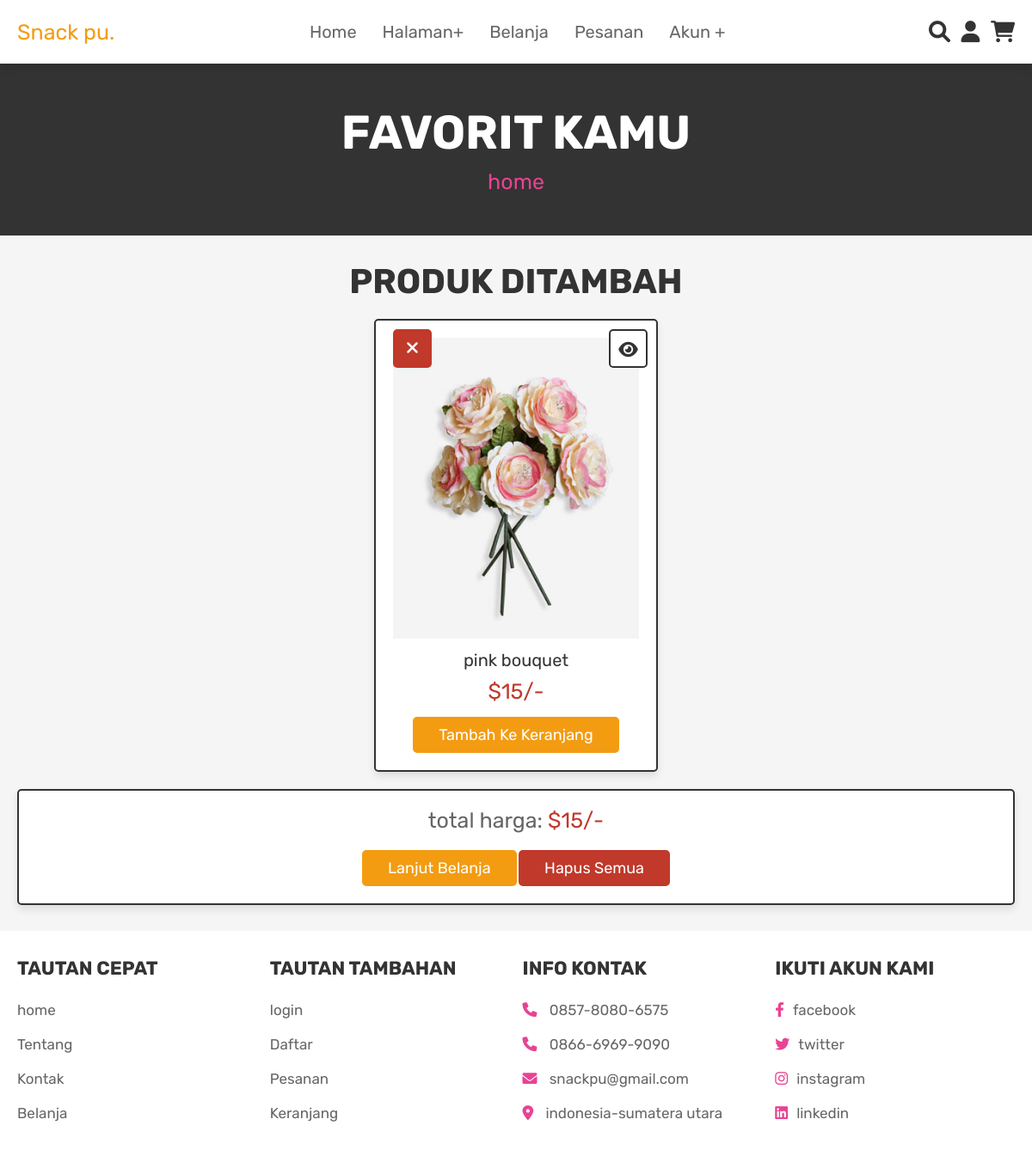
Page /wishlist.php (signed in) on the committed database.
### tables this page shows
CREATE TABLE IF NOT EXISTS `wishlist` (
  `id` int(100) NOT NULL,
  `user_id` int(100) NOT NULL,
  `pid` int(100) NOT NULL,
  `name` varchar(100) NOT NULL,
  `price` int(100) NOT NULL,
  `image` varchar(100) NOT NULL
);

### wishlist.php (the view, shortened to what this page needs)
<?php
@include 'config.php';
$user_id = $_SESSION['user_id'];
?>
<!DOCTYPE html>
<html lang="en">
<head>
   <link rel="stylesheet" href="https://cdnjs.cloudflare.com/ajax/libs/font-awesome/6.0.0/css/all.min.css">
   <link rel="stylesheet" href="css/style.css">
</head>
<body>
<?php @include 'header.php'; ?>
<section class="heading">
    <h3>Favorit kamu</h3>
    <p> <a href="home.php">home</a> </p>
</section>
<section class="wishlist">
    <h1 class="title">produk ditambah</h1>
    <div class="box-container">
    <?php
        $grand_total = 0;
        $select_wishlist = mysqli_query($conn, "SELECT * FROM `wishlist` WHERE user_id = '$user_id'") or die('query failed');
        if(mysqli_num_rows($select_wishlist) > 0){
            while($fetch_wishlist = mysqli_fetch_assoc($select_wishlist)){
    ?>
    <form action="" method="POST" class="box">
        <a href="wishlist.php?delete=<?php echo $fetch_wishlist['id']; ?>" class="fas fa-times" onClick="return confirm('delete this from wishlist?');"></a>
        <a href="view_page.php?pid=<?php echo $fetch_wishlist['pid']; ?>" class="fas fa-eye"></a>
        <img src="uploaded_img/<?php echo $fetch_wishlist['image']; ?>" alt="" class="image">
        <div class="name"><?php echo $fetch_wishlist['name']; ?></div>
        <div class="price">$<?php echo $fetch_wishlist['price']; ?>/-</div>
        <input type="submit" value="tambah ke keranjang" name="add_to_cart" class="btn">
    </form>
    <?php
    $grand_total += $fetch_wishlist['price'];
        }
    }else{
        echo '<p class="empty">favorit kamu kosong!</p>';
    }
    ?>
    </div>
    <div class="wishlist-total">
        <p>total harga: <span>$<?php echo $grand_total; ?>/-</span></p>
        <a href="shop.php" class="option-btn">Lanjut belanja</a>
        <a href="wishlist.php?delete_all" class="delete-btn <?php echo ($grand_total > 1)?'':'disabled' ?>" onClick="return confirm('delete all from wishlist?');">Hapus semua</a>
    </div>
</section>
<?php @include 'footer.php'; ?>
</body>
</html>

### css/style.css (style rules this page uses)
:root { --pink:#e84393; --red:#c0392b; --orange:#f39c12; --black:#333; --white:#fff; --light-color:#666; --light-white:#ccc; --light-bg:#f5f5f5; --border:.2rem solid var(--black); --box-shadow:0 .5rem 1rem rgba(0,0,0,.1); }
* { font-family: 'Rubik', sans-serif; margin:0; padding:0; box-sizing: border-box; outline: none; border:none; text-decoration: none; transition:all .2s linear; }
html { font-size: 62.5%; overflow-x: hidden; scroll-behavior: smooth; scroll-padding-top: 6.5rem; }
body { background: var(--light-bg); }
section { padding:3rem 2rem; }
.btn, .delete-btn, .option-btn { display: inline-block; border-radius: .5rem; margin-top: 1rem; font-size: 1.8rem; color:var(--white); cursor: pointer; padding:1rem 3rem; text-transform: capitalize; }
.btn { background-color: var(--orange); }
.delete-btn { background-color: var(--red); }
.option-btn { background-color: var(--orange); }
.heading { display: flex; flex-flow: column; align-items: center; justify-content: center; gap:1rem; background-color: var(--black); text-align: center; min-height: 25vh; }
.heading h3 { font-size: 5.5rem; color:var(--white); text-transform: uppercase; }
.heading p { font-size: 2.5rem; color:var(--light-white); }
.heading p a { color:var(--pink); }
.title { text-align: center; margin-bottom: 2rem; color:var(--black); text-transform: uppercase; font-size: 4rem; }
.wishlist .box-container { max-width: 1200px; margin:0 auto; display: grid; grid-template-columns: repeat(auto-fit, 33rem); gap:1.5rem; align-items: flex-start; justify-content: center; }
.wishlist .box-container .box { padding:2rem; text-align: center; background-color: var(--white); border:var(--border); box-shadow: var(--box-shadow); border-radius: .5rem; position: relative; }
.wishlist .box-container .box .image { height: 35rem; width: 100%; object-fit: cover; }
.wishlist .box-container .box .fa-eye, .wishlist .box-container .box .fa-times { position: absolute; top:1rem; height: 4.5rem; width: 4.5rem; line-height: 4.3rem; font-size: 2rem; border-radius: .5rem; }
.wishlist .box-container .box .fa-eye { right:1rem; border:var(--border); background-color: var(--white); color:var(--black); }
.wishlist .box-container .box .fa-times { background-color: var(--red); color:var(--white); }
.wishlist .box-container .box .name { font-size: 2rem; color:var(--black); margin:1rem 0; }
.wishlist .box-container .box .price { font-size: 2.5rem; color:var(--red); margin:.5rem 0; }
.wishlist .wishlist-total { max-width: 1200px; margin:0 auto; padding:2rem; text-align: center; background-color: var(--white); border:var(--border); box-shadow: var(--box-shadow); border-radius: .5rem; margin-top: 2rem; }
.wishlist .wishlist-total p { font-size: 2.5rem; color:var(--light-color); margin-bottom: 1rem; }
.wishlist .wishlist-total p span { color:var(--red); }

### rows in the picture
wishlist: image (picture), name "pink bouquet", price "15"

### other values in the picture
$grand_total "15"
